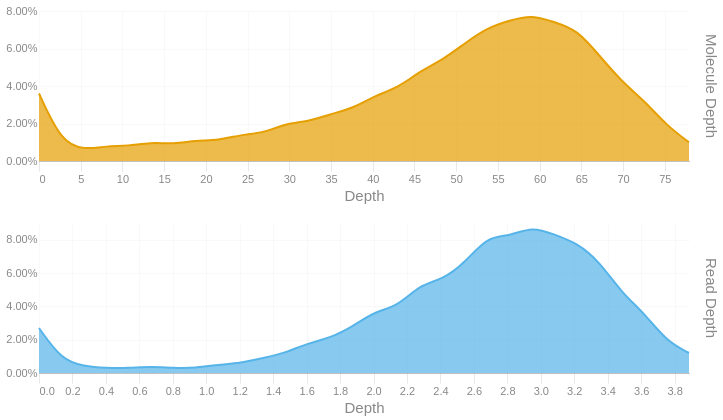

Notebook source saved alongside this figure:
### Code cell
readdep = depth_hist(tb['Read Depth'], q99, 3)
readdep = readdep.with_columns(pl.lit('Read Depth').alias('Metric'))
if not SKIPLR:
    moldep = depth_hist(tb['Molecule Depth'], mol_q99, 1)
    moldep = moldep.with_columns(pl.lit('Molecule Depth').alias('Metric'))
    _hist = pl.concat([readdep, moldep])
    _hist = _hist.filter(pl.col('Proportion') != 0)
    with SafeRender(_hist):
        (
            alt.Chart(_hist)        
            .mark_area(interpolate = "basis")
            .encode(
                x=alt.X('Bin:Q').scale(domainMin=0).axis(alt.Axis(title='Depth')),
                y = alt.Y('Proportion:Q', title = None).axis(format = '.2%'),
                color = alt.Color('Metric:N').legend(None),
                row = alt.Row("Metric:N").header(title = None, labelOrient = 'right'),
                tooltip = [
                    alt.Tooltip("Metric:N", title = "Metric"),
                    alt.Tooltip('Interval:N', title = "Depth Interval"),
                    alt.Tooltip('Proportion:Q', title = "% Alignments").format('.2%')
                ]
            )
            .resolve_scale(x='independent', y='independent')
            .properties(
                height = 150, width = 650,
                usermeta={'embedOptions': {'downloadFileName': f'{samplename}.depth.hist'}}
            )
        ).display()
else:
    readdep = readdep.filter(pl.col('Proportion') != 0)
    with SafeRender(readdep):
        (
            alt.Chart(readdep)        
            .mark_area(interpolate = "basis")
            .encode(
                x=alt.X('Bin:Q').scale(domainMin=0).axis(alt.Axis(title='Depth')),
                y = alt.Y('Proportion:Q', title = None).axis(format = '.2%'),
                tooltip = [
                    alt.Tooltip('Interval:N', title = "Depth Interval"),
                    alt.Tooltip('Proportion:Q', title = "% Alignments").format('.2%')
                ]
            )
            .properties(
                usermeta={'embedOptions': {'downloadFileName': f'{samplename}.depth.hist'}}
            )
        ).display()

### Figure 1 — Vega-Lite specification as saved in the notebook (floating-point values rounded to 4 significant figures)
{"width": 650, "height": 150, "config": {"title": {"anchor": "start", "dy": -15, "fontSize": 18, "color": "#888888", "subtitleColor": "#888888", "subtitleFontSize": 14}, "arc": {"fill": "#0072B2"}, "axis": {"domainColor": "#888888", "domainWidth": 0.5, "gridWidth": 0.2, "grid": false, "titleFontWeight": 400, "titleFontSize": 15, "labelFontSize": 11, "labelColor": "#888888", "tickColor": "#888888", "tickWidth": 0.2, "titleColor": "#888888"}, "axisBand": {"grid": false}, "axisX": {"grid": true, "tickSize": 10, "domainCap": "round"}, "axisY": {"domain": false, "grid": true, "tickSize": 0, "domainCap": "round"}, "background": "transparent", "header": {"labelFontSize": 15, "labelColor": "#888888", "titleFontSize": 15, "titleFontWeight": 600, "titleColor": "#888888"}, "legend": {"labelFont": "sans-serif", "labelFontSize": 12, "labelColor": "#888888", "symbolSize": 100, "symbolType": "circle", "titleFontSize": 12, "titlePadding": 10, "titleColor": "#888888", "title": null}, "range": {"category": ["#E69F00", "#56B4E9", "#009E73", "#F0E442", "#0072B2", "#D55E00", "#CC79A7", "#000000"], "diverging": ["#cfe8f3", "#a2d4ec", "#73bfe2", "#46abdb", "#1696d2", "#12719e"]}, "area": {"fill": "#0072B2", "fillOpacity": 0.7, "line": true, "strokeOpacity": 0.7}, "line": {"color": "#0072B2", "stroke": "#0072B2", "strokeWidth": 2}, "trail": {"color": "#0072B2", "stroke": "#0072B2", "strokeWidth": 0, "size": 1}, "point": {"filled": true, "fillOpacity": 1.0, "size": 95}, "text": {"color": "#888888", "fontSize": 11, "align": "right", "fontWeight": 400, "size": 11}, "bar": {"fill": "#0072B2", "stroke": null}, "view": {"stroke": null, "continuousWidth": 660, "continuousHeight": 400}}, "data": {"name": "data-2dc7a2b58614c585d443c412f7115b94"}, "mark": {"type": "area", "interpolate": "basis"}, "encoding": {"color": {"field": "Metric", "legend": null, "type": "nominal"}, "row": {"field": "Metric", "header": {"title": null, "labelOrient": "right"}, "type": "nominal"}, "tooltip": [{"field": "Metric", "title": "Metric", "type": "nominal"}, {"field": "Interval", "title": "Depth Interval", "type": "nominal"}, {"field": "Proportion", "format": ".2%", "title": "% Alignments", "type": "quantitative"}], "x": {"axis": {"title": "Depth"}, "field": "Bin", "scale": {"domainMin": 0}, "type": "quantitative"}, "y": {"axis": {"format": ".2%"}, "field": "Proportion", "title": null, "type": "quantitative"}}, "resolve": {"scale": {"x": "independent", "y": "independent"}}, "usermeta": {"embedOptions": {"downloadFileName": "S5_Connecticut_992.depth.hist"}}, "$schema": "https://vega.github.io/schema/vega-lite/v6.1.0.json", "datasets": {"data-2dc7a2b58614c585d443c412f7115b94": [{"Bin": 0.0, "Interval": "0.0-0.134", "Proportion": 0.027, "Metric": "Read Depth"}, {"Bin": 0.134, "Interval": "0.134-0.268", "Proportion": 0.008, "Metric": "Read Depth"}, {"Bin": 0.268, "Interval": "0.268-0.402", "Proportion": 0.004, "Metric": "Read Depth"}, {"Bin": 0.402, "Interval": "0.402-0.536", "Proportion": 0.003, "Metric": "Read Depth"}, {"Bin": 0.536, "Interval": "0.536-0.67", "Proportion": 0.003, "Metric": "Read Depth"}, {"Bin": 0.67, "Interval": "0.67-0.804", "Proportion": 0.004, "Metric": "Read Depth"}, {"Bin": 0.804, "Interval": "0.804-0.938", "Proportion": 0.003, "Metric": "Read Depth"}, {"Bin": 0.938, "Interval": "0.938-1.072", "Proportion": 0.003, "Metric": "Read Depth"}, {"Bin": 1.072, "Interval": "1.072-1.206", "Proportion": 0.005, "Metric": "Read Depth"}, {"Bin": 1.206, "Interval": "1.206-1.34", "Proportion": 0.006, "Metric": "Read Depth"}, {"Bin": 1.34, "Interval": "1.34-1.474", "Proportion": 0.009, "Metric": "Read Depth"}, {"Bin": 1.474, "Interval": "1.474-1.608", "Proportion": 0.012, "Metric": "Read Depth"}, {"Bin": 1.608, "Interval": "1.608-1.742", "Proportion": 0.018, "Metric": "Read Depth"}, {"Bin": 1.742, "Interval": "1.742-1.876", "Proportion": 0.021, "Metric": "Read Depth"}, {"Bin": 1.876, "Interval": "1.876-2.01", "Proportion": 0.028, "Metric": "Read Depth"}, {"Bin": 2.01, "Interval": "2.01-2.144", "Proportion": 0.037, "Metric": "Read Depth"}, {"Bin": 2.144, "Interval": "2.144-2.278", "Proportion": 0.04, "Metric": "Read Depth"}, {"Bin": 2.278, "Interval": "2.278-2.412", "Proportion": 0.053, "Metric": "Read Depth"}, {"Bin": 2.412, "Interval": "2.412-2.546", "Proportion": 0.056, "Metric": "Read Depth"}, {"Bin": 2.546, "Interval": "2.546-2.68", "Proportion": 0.066, "Metric": "Read Depth"}, {"Bin": 2.68, "Interval": "2.68-2.814", "Proportion": 0.082, "Metric": "Read Depth"}, {"Bin": 2.814, "Interval": "2.814-2.948", "Proportion": 0.082, "Metric": "Read Depth"}, {"Bin": 2.948, "Interval": "2.948-3.082", "Proportion": 0.088, "Metric": "Read Depth"}, {"Bin": 3.082, "Interval": "3.082-3.216", "Proportion": 0.083, "Metric": "Read Depth"}, {"Bin": 3.216, "Interval": "3.216-3.35", "Proportion": 0.078, "Metric": "Read Depth"}, {"Bin": 3.35, "Interval": "3.35-3.484", "Proportion": 0.067, "Metric": "Read Depth"}, {"Bin": 3.484, "Interval": "3.484-3.618", "Proportion": 0.048, "Metric": "Read Depth"}, {"Bin": 3.618, "Interval": "3.618-3.752", "Proportion": 0.036, "Metric": "Read Depth"}, {"Bin": 3.752, "Interval": "3.752-3.886", "Proportion": 0.019, "Metric": "Read Depth"}, {"Bin": 3.886, "Interval": "3.886-4.02", "Proportion": 0.012, "Metric": "Read Depth"}, {"Bin": 0.0, "Interval": "0.0-2.7", "Proportion": 0.036, "Metric": "Molecule Depth"}, {"Bin": 2.7, "Interval": "2.7-5.4", "Proportion": 0.01, "Metric": "Molecule Depth"}, {"Bin": 5.4, "Interval": "5.4-8.1", "Proportion": 0.006, "Metric": "Molecule Depth"}, {"Bin": 8.1, "Interval": "8.1-10.7", "Proportion": 0.008, "Metric": "Molecule Depth"}, {"Bin": 10.7, "Interval": "10.7-13.4", "Proportion": 0.008, "Metric": "Molecule Depth"}, {"Bin": 13.4, "Interval": "13.4-16.1", "Proportion": 0.01, "Metric": "Molecule Depth"}, {"Bin": 16.1, "Interval": "16.1-18.8", "Proportion": 0.009, "Metric": "Molecule Depth"}, {"Bin": 18.8, "Interval": "18.8-21.5", "Proportion": 0.011, "Metric": "Molecule Depth"}, {"Bin": 21.5, "Interval": "21.5-24.2", "Proportion": 0.011, "Metric": "Molecule Depth"}, {"Bin": 24.2, "Interval": "24.2-26.9", "Proportion": 0.014, "Metric": "Molecule Depth"}, {"Bin": 26.9, "Interval": "26.9-29.6", "Proportion": 0.015, "Metric": "Molecule Depth"}, {"Bin": 29.6, "Interval": "29.6-32.2", "Proportion": 0.02, "Metric": "Molecule Depth"}, {"Bin": 32.2, "Interval": "32.2-34.9", "Proportion": 0.021, "Metric": "Molecule Depth"}, {"Bin": 34.9, "Interval": "34.9-37.6", "Proportion": 0.025, "Metric": "Molecule Depth"}, {"Bin": 37.6, "Interval": "37.6-40.3", "Proportion": 0.028, "Metric": "Molecule Depth"}, {"Bin": 40.3, "Interval": "40.3-43.0", "Proportion": 0.035, "Metric": "Molecule Depth"}, {"Bin": 43.0, "Interval": "43.0-45.7", "Proportion": 0.039, "Metric": "Molecule Depth"}, {"Bin": 45.7, "Interval": "45.7-48.4", "Proportion": 0.048, "Metric": "Molecule Depth"}, {"Bin": 48.4, "Interval": "48.4-51.1", "Proportion": 0.054, "Metric": "Molecule Depth"}, {"Bin": 51.1, "Interval": "51.1-53.7", "Proportion": 0.063, "Metric": "Molecule Depth"}, {"Bin": 53.7, "Interval": "53.7-56.4", "Proportion": 0.071, "Metric": "Molecule Depth"}, {"Bin": 56.4, "Interval": "56.4-59.1", "Proportion": 0.075, "Metric": "Molecule Depth"}, {"Bin": 59.1, "Interval": "59.1-61.8", "Proportion": 0.078, "Metric": "Molecule Depth"}, {"Bin": 61.8, "Interval": "61.8-64.5", "Proportion": 0.074, "Metric": "Molecule Depth"}, {"Bin": 64.5, "Interval": "64.5-67.2", "Proportion": 0.07, "Metric": "Molecule Depth"}, {"Bin": 67.2, "Interval": "67.2-69.9", "Proportion": 0.056, "Metric": "Molecule Depth"}, {"Bin": 69.9, "Interval": "69.9-72.6", "Proportion": 0.042, "Metric": "Molecule Depth"}, {"Bin": 72.6, "Interval": "72.6-75.2", "Proportion": 0.032, "Metric": "Molecule Depth"}, {"Bin": 75.2, "Interval": "75.2-77.9", "Proportion": 0.019, "Metric": "Molecule Depth"}, {"Bin": 77.9, "Interval": "77.9-80.62", "Proportion": 0.01, "Metric": "Molecule Depth"}]}}
